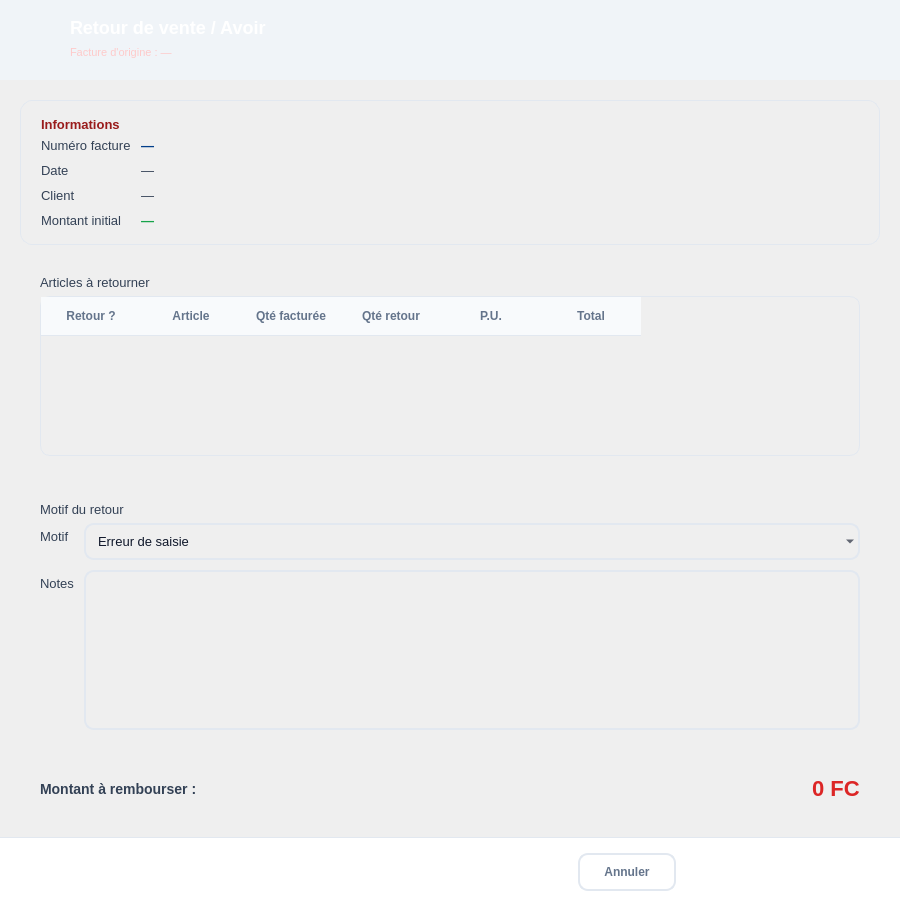
<?xml version="1.0" encoding="UTF-8"?>
<ui version="4.0">
 <class>DialogRetourVente</class>
 <widget class="QDialog" name="DialogRetourVente">
  <property name="geometry">
   <rect>
    <x>0</x>
    <y>0</y>
    <width>900</width>
    <height>907</height>
   </rect>
  </property>
  <property name="minimumSize">
   <size>
    <width>900</width>
    <height>720</height>
   </size>
  </property>
  <property name="windowTitle">
   <string>Retour de vente</string>
  </property>
  <property name="styleSheet">
   <string notr="true">
    QDialog { background: #f0f4f8; }
    QFrame#header { background: qlineargradient(x1:0,y1:0,x2:1,y2:0,
        stop:0 #991b1b, stop:1 #dc2626); border-top-left-radius:14px;
        border-top-right-radius:14px; }
    QLabel#header_title { color: white; font-size: 18px; font-weight: 800; }
    QLabel#header_sub { color: #fecaca; font-size: 11px; }
    QFrame#card { background: white; border: 1px solid #e2e8f0;
        border-radius: 12px; }
    QLabel { color: #334155; font-size: 13px; background: transparent; }
    QLabel#section_title { color: #991b1b; font-size: 13px;
        font-weight: 800; }
    QTableWidget { background: white; border: 1px solid #e2e8f0;
        border-radius: 10px; gridline-color: #f1f5f9; }
    QHeaderView::section { background: #f8fafc; color: #64748b;
        font-weight: 700; padding: 10px; border: none;
        border-bottom: 1px solid #e2e8f0; }
    QComboBox, QLineEdit, QPlainTextEdit { background: #f8fafc;
        border: 1.5px solid #e2e8f0; border-radius: 10px;
        padding: 8px 12px; font-size: 13px; color: #0f172a; }
    QComboBox:focus, QLineEdit:focus, QPlainTextEdit:focus {
        background: white; border-color: #dc2626; }
    QPushButton#btn_primary { background: qlineargradient(x1:0,y1:0,x2:0,y2:1,
        stop:0 #dc2626, stop:1 #991b1b); color: white; border: none;
        border-radius: 10px; padding: 10px 24px; font-weight: 800;
        font-size: 13px; min-width: 150px; }
    QPushButton#btn_primary:hover { background: #991b1b; }
    QPushButton#btn_secondary { background: transparent;
        color: #64748b; border: 1.5px solid #e2e8f0;
        border-radius: 10px; padding: 10px 24px; font-weight: 700; }
  </string>
  </property>
  <layout class="QVBoxLayout" name="root">
   <property name="spacing">
    <number>0</number>
   </property>
   <property name="leftMargin">
    <number>0</number>
   </property>
   <property name="topMargin">
    <number>0</number>
   </property>
   <property name="rightMargin">
    <number>0</number>
   </property>
   <property name="bottomMargin">
    <number>0</number>
   </property>
   <item>
    <widget class="QFrame" name="header">
     <property name="minimumSize">
      <size>
       <width>0</width>
       <height>80</height>
      </size>
     </property>
     <layout class="QHBoxLayout">
      <property name="leftMargin">
       <number>24</number>
      </property>
      <property name="topMargin">
       <number>16</number>
      </property>
      <property name="rightMargin">
       <number>24</number>
      </property>
      <property name="bottomMargin">
       <number>16</number>
      </property>
      <item>
       <widget class="QLabel" name="header_icon">
        <property name="minimumSize">
         <size>
          <width>40</width>
          <height>40</height>
         </size>
        </property>
        <property name="maximumSize">
         <size>
          <width>40</width>
          <height>40</height>
         </size>
        </property>
        <property name="pixmap">
         <pixmap resource="../Icon.qrc">:/Icon/Icons/arrow-left_white.svg</pixmap>
        </property>
        <property name="scaledContents">
         <bool>true</bool>
        </property>
       </widget>
      </item>
      <item>
       <layout class="QVBoxLayout">
        <property name="spacing">
         <number>2</number>
        </property>
        <item>
         <widget class="QLabel" name="header_title">
          <property name="text">
           <string>Retour de vente / Avoir</string>
          </property>
         </widget>
        </item>
        <item>
         <widget class="QLabel" name="header_sub">
          <property name="text">
           <string>Facture d'origine : —</string>
          </property>
         </widget>
        </item>
       </layout>
      </item>
     </layout>
    </widget>
   </item>
   <item>
    <widget class="QScrollArea" name="scrollArea">
     <property name="frameShape">
      <enum>QFrame::Shape::NoFrame</enum>
     </property>
     <property name="widgetResizable">
      <bool>true</bool>
     </property>
     <widget class="QWidget" name="scroll_content">
      <property name="geometry">
       <rect>
        <x>0</x>
        <y>0</y>
        <width>900</width>
        <height>757</height>
       </rect>
      </property>
      <property name="styleSheet">
       <string>background: transparent;</string>
      </property>
      <layout class="QVBoxLayout" name="content_layout">
       <property name="spacing">
        <number>14</number>
       </property>
       <property name="leftMargin">
        <number>20</number>
       </property>
       <property name="topMargin">
        <number>20</number>
       </property>
       <property name="rightMargin">
        <number>20</number>
       </property>
       <property name="bottomMargin">
        <number>20</number>
       </property>
       <item>
        <widget class="QFrame" name="card">
         <layout class="QVBoxLayout">
          <property name="leftMargin">
           <number>20</number>
          </property>
          <property name="topMargin">
           <number>16</number>
          </property>
          <property name="rightMargin">
           <number>20</number>
          </property>
          <property name="bottomMargin">
           <number>16</number>
          </property>
          <item>
           <widget class="QLabel" name="section_title">
            <property name="text">
             <string>Informations</string>
            </property>
           </widget>
          </item>
          <item>
           <layout class="QFormLayout">
            <property name="horizontalSpacing">
             <number>10</number>
            </property>
            <property name="verticalSpacing">
             <number>10</number>
            </property>
            <item row="0" column="0">
             <widget class="QLabel" name="label">
              <property name="text">
               <string>Numéro facture</string>
              </property>
             </widget>
            </item>
            <item row="0" column="1">
             <widget class="QLabel" name="lbl_num_fact">
              <property name="styleSheet">
               <string>font-weight: 800; color: #023E8A;</string>
              </property>
              <property name="text">
               <string>—</string>
              </property>
             </widget>
            </item>
            <item row="1" column="0">
             <widget class="QLabel" name="label">
              <property name="text">
               <string>Date</string>
              </property>
             </widget>
            </item>
            <item row="1" column="1">
             <widget class="QLabel" name="lbl_date">
              <property name="text">
               <string>—</string>
              </property>
             </widget>
            </item>
            <item row="2" column="0">
             <widget class="QLabel" name="label">
              <property name="text">
               <string>Client</string>
              </property>
             </widget>
            </item>
            <item row="2" column="1">
             <widget class="QLabel" name="lbl_client">
              <property name="text">
               <string>—</string>
              </property>
             </widget>
            </item>
            <item row="3" column="0">
             <widget class="QLabel" name="label">
              <property name="text">
               <string>Montant initial</string>
              </property>
             </widget>
            </item>
            <item row="3" column="1">
             <widget class="QLabel" name="lbl_montant_initial">
              <property name="styleSheet">
               <string>font-weight: 800; color: #16A34A;</string>
              </property>
              <property name="text">
               <string>—</string>
              </property>
             </widget>
            </item>
           </layout>
          </item>
         </layout>
        </widget>
       </item>
       <item>
        <widget class="QFrame" name="card">
         <layout class="QVBoxLayout">
          <property name="leftMargin">
           <number>20</number>
          </property>
          <property name="topMargin">
           <number>16</number>
          </property>
          <property name="rightMargin">
           <number>20</number>
          </property>
          <property name="bottomMargin">
           <number>16</number>
          </property>
          <item>
           <widget class="QLabel" name="section_title">
            <property name="text">
             <string>Articles à retourner</string>
            </property>
           </widget>
          </item>
          <item>
           <widget class="QTableWidget" name="table_lignes">
            <property name="columnCount">
             <number>6</number>
            </property>
            <column>
             <property name="text">
              <string>Retour ?</string>
             </property>
            </column>
            <column>
             <property name="text">
              <string>Article</string>
             </property>
            </column>
            <column>
             <property name="text">
              <string>Qté facturée</string>
             </property>
            </column>
            <column>
             <property name="text">
              <string>Qté retour</string>
             </property>
            </column>
            <column>
             <property name="text">
              <string>P.U.</string>
             </property>
            </column>
            <column>
             <property name="text">
              <string>Total</string>
             </property>
            </column>
           </widget>
          </item>
         </layout>
        </widget>
       </item>
       <item>
        <widget class="QFrame" name="card">
         <layout class="QVBoxLayout">
          <property name="leftMargin">
           <number>20</number>
          </property>
          <property name="topMargin">
           <number>16</number>
          </property>
          <property name="rightMargin">
           <number>20</number>
          </property>
          <property name="bottomMargin">
           <number>16</number>
          </property>
          <item>
           <widget class="QLabel" name="section_title">
            <property name="text">
             <string>Motif du retour</string>
            </property>
           </widget>
          </item>
          <item>
           <layout class="QFormLayout">
            <property name="horizontalSpacing">
             <number>10</number>
            </property>
            <property name="verticalSpacing">
             <number>10</number>
            </property>
            <item row="0" column="0">
             <widget class="QLabel" name="label">
              <property name="text">
               <string>Motif</string>
              </property>
             </widget>
            </item>
            <item row="0" column="1">
             <widget class="QComboBox" name="combo_motif">
              <item>
               <property name="text">
                <string>Erreur de saisie</string>
               </property>
              </item>
              <item>
               <property name="text">
                <string>Client s'est ravisé</string>
               </property>
              </item>
              <item>
               <property name="text">
                <string>Produit défectueux</string>
               </property>
              </item>
              <item>
               <property name="text">
                <string>Doublon</string>
               </property>
              </item>
              <item>
               <property name="text">
                <string>Prix incorrect</string>
               </property>
              </item>
              <item>
               <property name="text">
                <string>Autre</string>
               </property>
              </item>
             </widget>
            </item>
            <item row="1" column="0">
             <widget class="QLabel" name="label">
              <property name="text">
               <string>Notes</string>
              </property>
             </widget>
            </item>
            <item row="1" column="1">
             <widget class="QPlainTextEdit" name="txt_notes"/>
            </item>
           </layout>
          </item>
         </layout>
        </widget>
       </item>
       <item>
        <widget class="QFrame" name="card">
         <layout class="QHBoxLayout">
          <property name="leftMargin">
           <number>20</number>
          </property>
          <property name="topMargin">
           <number>16</number>
          </property>
          <property name="rightMargin">
           <number>20</number>
          </property>
          <property name="bottomMargin">
           <number>16</number>
          </property>
          <item>
           <widget class="QLabel" name="label">
            <property name="styleSheet">
             <string>font-size: 14px; font-weight: 700;</string>
            </property>
            <property name="text">
             <string>Montant à rembourser :</string>
            </property>
           </widget>
          </item>
          <item>
           <spacer>
            <property name="orientation">
             <enum>Qt::Orientation::Horizontal</enum>
            </property>
            <property name="sizeHint" stdset="0">
             <size>
              <width>0</width>
              <height>0</height>
             </size>
            </property>
           </spacer>
          </item>
          <item>
           <widget class="QLabel" name="lbl_total">
            <property name="styleSheet">
             <string>font-size: 22px; font-weight: 800; color: #dc2626;</string>
            </property>
            <property name="text">
             <string>0 FC</string>
            </property>
           </widget>
          </item>
         </layout>
        </widget>
       </item>
      </layout>
     </widget>
    </widget>
   </item>
   <item>
    <widget class="QFrame" name="frame">
     <property name="minimumSize">
      <size>
       <width>0</width>
       <height>70</height>
      </size>
     </property>
     <property name="styleSheet">
      <string>QFrame { background: white; border-top: 1px solid #e2e8f0; }</string>
     </property>
     <layout class="QHBoxLayout">
      <property name="leftMargin">
       <number>20</number>
      </property>
      <property name="rightMargin">
       <number>20</number>
      </property>
      <item>
       <spacer>
        <property name="orientation">
         <enum>Qt::Orientation::Horizontal</enum>
        </property>
        <property name="sizeHint" stdset="0">
         <size>
          <width>0</width>
          <height>0</height>
         </size>
        </property>
       </spacer>
      </item>
      <item>
       <widget class="QPushButton" name="btn_secondary">
        <property name="text">
         <string>Annuler</string>
        </property>
       </widget>
      </item>
      <item>
       <widget class="QPushButton" name="btn_primary">
        <property name="text">
         <string>Valider le retour</string>
        </property>
       </widget>
      </item>
     </layout>
    </widget>
   </item>
  </layout>
 </widget>
 <resources>
  <include location="../Icon.qrc"/>
 </resources>
 <connections/>
</ui>
